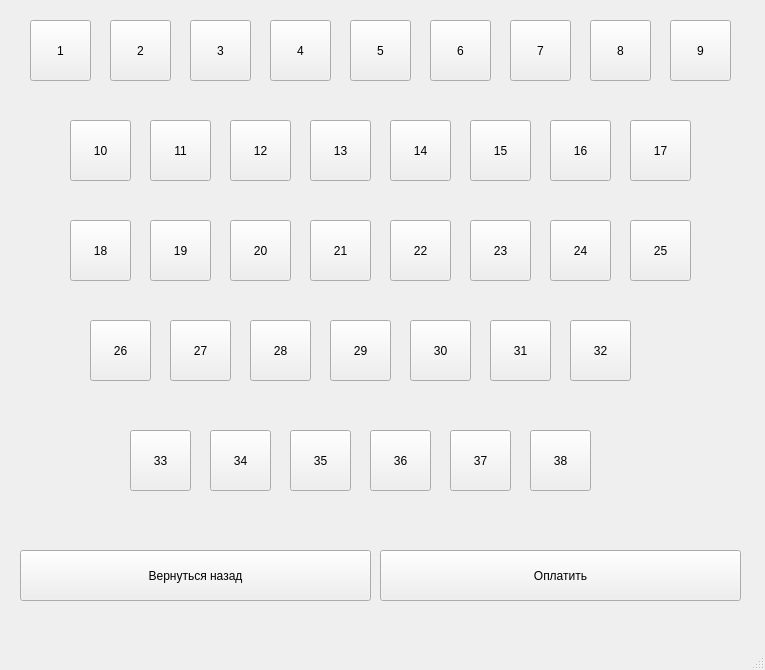
<?xml version="1.0" encoding="UTF-8"?>
<ui version="4.0">
 <class>MainWindow</class>
 <widget class="QMainWindow" name="MainWindow">
  <property name="geometry">
   <rect>
    <x>0</x>
    <y>0</y>
    <width>765</width>
    <height>670</height>
   </rect>
  </property>
  <property name="windowTitle">
   <string>MainWindow</string>
  </property>
  <widget class="QWidget" name="centralwidget">
   <widget class="QPushButton" name="pushButton">
    <property name="geometry">
     <rect>
      <x>30</x>
      <y>20</y>
      <width>61</width>
      <height>61</height>
     </rect>
    </property>
    <property name="text">
     <string>1</string>
    </property>
   </widget>
   <widget class="QPushButton" name="pushButton_2">
    <property name="geometry">
     <rect>
      <x>110</x>
      <y>20</y>
      <width>61</width>
      <height>61</height>
     </rect>
    </property>
    <property name="text">
     <string>2</string>
    </property>
   </widget>
   <widget class="QPushButton" name="pushButton_3">
    <property name="geometry">
     <rect>
      <x>190</x>
      <y>20</y>
      <width>61</width>
      <height>61</height>
     </rect>
    </property>
    <property name="text">
     <string>3</string>
    </property>
   </widget>
   <widget class="QPushButton" name="pushButton_4">
    <property name="geometry">
     <rect>
      <x>270</x>
      <y>20</y>
      <width>61</width>
      <height>61</height>
     </rect>
    </property>
    <property name="text">
     <string>4</string>
    </property>
   </widget>
   <widget class="QPushButton" name="pushButton_5">
    <property name="geometry">
     <rect>
      <x>350</x>
      <y>20</y>
      <width>61</width>
      <height>61</height>
     </rect>
    </property>
    <property name="text">
     <string>5</string>
    </property>
   </widget>
   <widget class="QPushButton" name="pushButton_6">
    <property name="geometry">
     <rect>
      <x>430</x>
      <y>20</y>
      <width>61</width>
      <height>61</height>
     </rect>
    </property>
    <property name="text">
     <string>6</string>
    </property>
   </widget>
   <widget class="QPushButton" name="pushButton_7">
    <property name="geometry">
     <rect>
      <x>510</x>
      <y>20</y>
      <width>61</width>
      <height>61</height>
     </rect>
    </property>
    <property name="text">
     <string>7</string>
    </property>
   </widget>
   <widget class="QPushButton" name="pushButton_8">
    <property name="geometry">
     <rect>
      <x>590</x>
      <y>20</y>
      <width>61</width>
      <height>61</height>
     </rect>
    </property>
    <property name="text">
     <string>8</string>
    </property>
   </widget>
   <widget class="QPushButton" name="pushButton_9">
    <property name="geometry">
     <rect>
      <x>670</x>
      <y>20</y>
      <width>61</width>
      <height>61</height>
     </rect>
    </property>
    <property name="text">
     <string>9</string>
    </property>
   </widget>
   <widget class="QPushButton" name="pushButton_11">
    <property name="geometry">
     <rect>
      <x>150</x>
      <y>120</y>
      <width>61</width>
      <height>61</height>
     </rect>
    </property>
    <property name="text">
     <string>11</string>
    </property>
   </widget>
   <widget class="QPushButton" name="pushButton_13">
    <property name="geometry">
     <rect>
      <x>310</x>
      <y>120</y>
      <width>61</width>
      <height>61</height>
     </rect>
    </property>
    <property name="text">
     <string>13</string>
    </property>
   </widget>
   <widget class="QPushButton" name="pushButton_14">
    <property name="geometry">
     <rect>
      <x>390</x>
      <y>120</y>
      <width>61</width>
      <height>61</height>
     </rect>
    </property>
    <property name="text">
     <string>14</string>
    </property>
   </widget>
   <widget class="QPushButton" name="pushButton_10">
    <property name="geometry">
     <rect>
      <x>70</x>
      <y>120</y>
      <width>61</width>
      <height>61</height>
     </rect>
    </property>
    <property name="text">
     <string>10</string>
    </property>
   </widget>
   <widget class="QPushButton" name="pushButton_17">
    <property name="geometry">
     <rect>
      <x>630</x>
      <y>120</y>
      <width>61</width>
      <height>61</height>
     </rect>
    </property>
    <property name="text">
     <string>17</string>
    </property>
   </widget>
   <widget class="QPushButton" name="pushButton_15">
    <property name="geometry">
     <rect>
      <x>470</x>
      <y>120</y>
      <width>61</width>
      <height>61</height>
     </rect>
    </property>
    <property name="text">
     <string>15</string>
    </property>
   </widget>
   <widget class="QPushButton" name="pushButton_16">
    <property name="geometry">
     <rect>
      <x>550</x>
      <y>120</y>
      <width>61</width>
      <height>61</height>
     </rect>
    </property>
    <property name="text">
     <string>16</string>
    </property>
   </widget>
   <widget class="QPushButton" name="pushButton_12">
    <property name="geometry">
     <rect>
      <x>230</x>
      <y>120</y>
      <width>61</width>
      <height>61</height>
     </rect>
    </property>
    <property name="text">
     <string>12</string>
    </property>
   </widget>
   <widget class="QPushButton" name="pushButton_18">
    <property name="geometry">
     <rect>
      <x>70</x>
      <y>220</y>
      <width>61</width>
      <height>61</height>
     </rect>
    </property>
    <property name="text">
     <string>18</string>
    </property>
   </widget>
   <widget class="QPushButton" name="pushButton_22">
    <property name="geometry">
     <rect>
      <x>390</x>
      <y>220</y>
      <width>61</width>
      <height>61</height>
     </rect>
    </property>
    <property name="text">
     <string>22</string>
    </property>
   </widget>
   <widget class="QPushButton" name="pushButton_21">
    <property name="geometry">
     <rect>
      <x>310</x>
      <y>220</y>
      <width>61</width>
      <height>61</height>
     </rect>
    </property>
    <property name="text">
     <string>21</string>
    </property>
   </widget>
   <widget class="QPushButton" name="pushButton_20">
    <property name="geometry">
     <rect>
      <x>230</x>
      <y>220</y>
      <width>61</width>
      <height>61</height>
     </rect>
    </property>
    <property name="text">
     <string>20</string>
    </property>
   </widget>
   <widget class="QPushButton" name="pushButton_25">
    <property name="geometry">
     <rect>
      <x>630</x>
      <y>220</y>
      <width>61</width>
      <height>61</height>
     </rect>
    </property>
    <property name="text">
     <string>25</string>
    </property>
   </widget>
   <widget class="QPushButton" name="pushButton_24">
    <property name="geometry">
     <rect>
      <x>550</x>
      <y>220</y>
      <width>61</width>
      <height>61</height>
     </rect>
    </property>
    <property name="text">
     <string>24</string>
    </property>
   </widget>
   <widget class="QPushButton" name="pushButton_23">
    <property name="geometry">
     <rect>
      <x>470</x>
      <y>220</y>
      <width>61</width>
      <height>61</height>
     </rect>
    </property>
    <property name="text">
     <string>23</string>
    </property>
   </widget>
   <widget class="QPushButton" name="pushButton_19">
    <property name="geometry">
     <rect>
      <x>150</x>
      <y>220</y>
      <width>61</width>
      <height>61</height>
     </rect>
    </property>
    <property name="text">
     <string>19</string>
    </property>
   </widget>
   <widget class="QPushButton" name="pushButton_29">
    <property name="geometry">
     <rect>
      <x>330</x>
      <y>320</y>
      <width>61</width>
      <height>61</height>
     </rect>
    </property>
    <property name="text">
     <string>29</string>
    </property>
   </widget>
   <widget class="QPushButton" name="pushButton_28">
    <property name="geometry">
     <rect>
      <x>250</x>
      <y>320</y>
      <width>61</width>
      <height>61</height>
     </rect>
    </property>
    <property name="text">
     <string>28</string>
    </property>
   </widget>
   <widget class="QPushButton" name="pushButton_27">
    <property name="geometry">
     <rect>
      <x>170</x>
      <y>320</y>
      <width>61</width>
      <height>61</height>
     </rect>
    </property>
    <property name="text">
     <string>27</string>
    </property>
   </widget>
   <widget class="QPushButton" name="pushButton_32">
    <property name="geometry">
     <rect>
      <x>570</x>
      <y>320</y>
      <width>61</width>
      <height>61</height>
     </rect>
    </property>
    <property name="text">
     <string>32</string>
    </property>
   </widget>
   <widget class="QPushButton" name="pushButton_31">
    <property name="geometry">
     <rect>
      <x>490</x>
      <y>320</y>
      <width>61</width>
      <height>61</height>
     </rect>
    </property>
    <property name="text">
     <string>31</string>
    </property>
   </widget>
   <widget class="QPushButton" name="pushButton_30">
    <property name="geometry">
     <rect>
      <x>410</x>
      <y>320</y>
      <width>61</width>
      <height>61</height>
     </rect>
    </property>
    <property name="text">
     <string>30</string>
    </property>
   </widget>
   <widget class="QPushButton" name="pushButton_26">
    <property name="geometry">
     <rect>
      <x>90</x>
      <y>320</y>
      <width>61</width>
      <height>61</height>
     </rect>
    </property>
    <property name="text">
     <string>26</string>
    </property>
   </widget>
   <widget class="QPushButton" name="pushButton_35">
    <property name="geometry">
     <rect>
      <x>290</x>
      <y>430</y>
      <width>61</width>
      <height>61</height>
     </rect>
    </property>
    <property name="text">
     <string>35</string>
    </property>
   </widget>
   <widget class="QPushButton" name="pushButton_34">
    <property name="geometry">
     <rect>
      <x>210</x>
      <y>430</y>
      <width>61</width>
      <height>61</height>
     </rect>
    </property>
    <property name="text">
     <string>34</string>
    </property>
   </widget>
   <widget class="QPushButton" name="pushButton_33">
    <property name="geometry">
     <rect>
      <x>130</x>
      <y>430</y>
      <width>61</width>
      <height>61</height>
     </rect>
    </property>
    <property name="text">
     <string>33</string>
    </property>
   </widget>
   <widget class="QPushButton" name="pushButton_38">
    <property name="geometry">
     <rect>
      <x>530</x>
      <y>430</y>
      <width>61</width>
      <height>61</height>
     </rect>
    </property>
    <property name="text">
     <string>38</string>
    </property>
   </widget>
   <widget class="QPushButton" name="pushButton_37">
    <property name="geometry">
     <rect>
      <x>450</x>
      <y>430</y>
      <width>61</width>
      <height>61</height>
     </rect>
    </property>
    <property name="text">
     <string>37</string>
    </property>
   </widget>
   <widget class="QPushButton" name="pushButton_36">
    <property name="geometry">
     <rect>
      <x>370</x>
      <y>430</y>
      <width>61</width>
      <height>61</height>
     </rect>
    </property>
    <property name="text">
     <string>36</string>
    </property>
   </widget>
   <widget class="QPushButton" name="back">
    <property name="geometry">
     <rect>
      <x>20</x>
      <y>550</y>
      <width>351</width>
      <height>51</height>
     </rect>
    </property>
    <property name="text">
     <string>Вернуться назад</string>
    </property>
   </widget>
   <widget class="QPushButton" name="pay">
    <property name="geometry">
     <rect>
      <x>380</x>
      <y>550</y>
      <width>361</width>
      <height>51</height>
     </rect>
    </property>
    <property name="text">
     <string>Оплатить</string>
    </property>
   </widget>
  </widget>
  <widget class="QMenuBar" name="menubar">
   <property name="geometry">
    <rect>
     <x>0</x>
     <y>0</y>
     <width>765</width>
     <height>26</height>
    </rect>
   </property>
  </widget>
  <widget class="QStatusBar" name="statusbar"/>
 </widget>
 <resources/>
 <connections/>
</ui>
